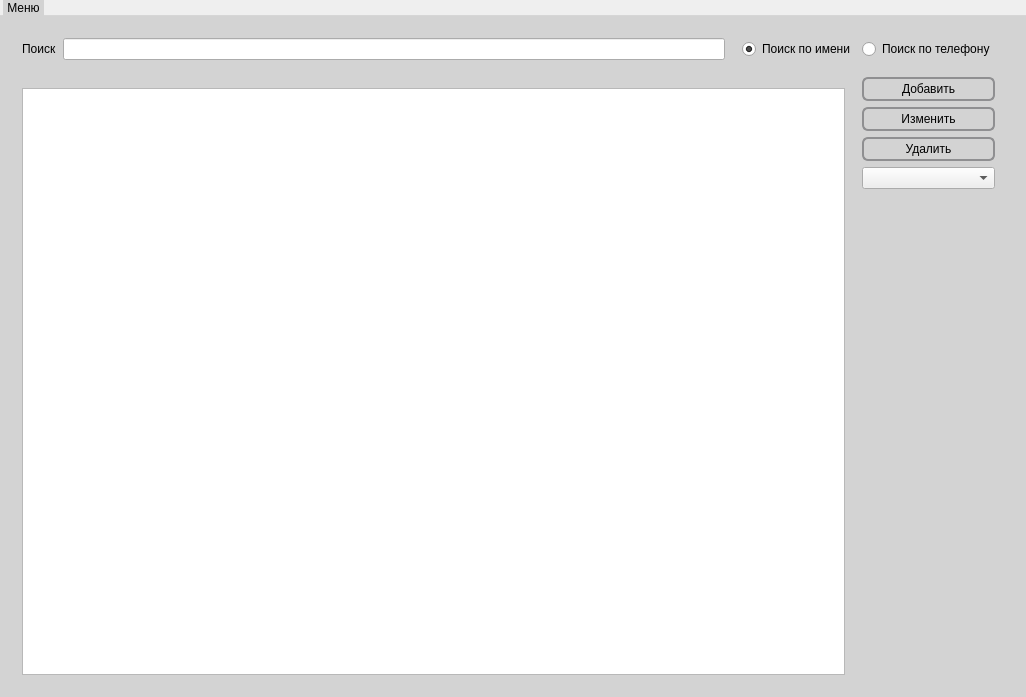
<?xml version="1.0" encoding="UTF-8"?>
<ui version="4.0">
 <class>MainWindow</class>
 <widget class="QMainWindow" name="MainWindow">
  <property name="geometry">
   <rect>
    <x>0</x>
    <y>0</y>
    <width>1026</width>
    <height>697</height>
   </rect>
  </property>
  <property name="windowTitle">
   <string>MainWindow</string>
  </property>
  <property name="styleSheet">
   <string notr="true">QMainWindow{
background-color: lightgray;
color: white;
}
QMainWindow::separator {
    background: yellow;
    width: 10px; 
    height: 10px; 
}

QMainWindow::separator:hover {
    background: red;
}

QMenu {
    background-color: #ABABAB; /* sets background of the menu */
    border: 1px solid black;
}

QMenu::item {
    /* sets background of menu item. set this to something non-transparent
        if you want menu color and menu item color to be different */
    background-color: transparent;
}

QMenu::item:selected { /* when user selects item using mouse or keyboard */
    background-color: #363534;
}
QMenuBar {
    background-color: qlineargradient(x1:0, y1:0, x2:0, y2:1,
                                      stop:0 lightgray, stop:1 darkgray);
    spacing: 3px; /* spacing between menu bar items */
}

QMenuBar::item {
    padding: 1px 4px;
    background: transparent;
    border-radius: 4px;
}

QMenuBar::item:selected { /* when selected using mouse or keyboard */
    background: #a8a8a8;
}

QMenuBar::item:pressed {
    background: #888888;
}

QPushButton {
    border: 2px solid #8f8f91;
    border-radius: 6px;
    background-color: qlineargradient(x1: 0, y1: 0, x2: 0, y2: 1,
                                      stop: 0 #f6f7fa, stop: 1 #dadbde);
    min-width: 80px;
	height: 20px;
}

QPushButton:pressed {
    background-color: qlineargradient(x1: 0, y1: 0, x2: 0, y2: 1,
                                      stop: 0 #dadbde, stop: 1 #f6f7fa);
}

QPushButton:flat {
    border: none; /* no border for a flat push button */
}

QPushButton:default {
    border-color: navy; /* make the default button prominent */
}

QRadioButton {
	color:black;
}

QLabel {
	color: black;
}</string>
  </property>
  <widget class="QWidget" name="centralWidget">
   <layout class="QGridLayout" name="gridLayout_4">
    <item row="0" column="0">
     <widget class="QStackedWidget" name="stackedWidget_2">
      <property name="currentIndex">
       <number>0</number>
      </property>
      <widget class="QWidget" name="page_3">
       <layout class="QGridLayout" name="gridLayout_2">
        <item row="0" column="0">
         <layout class="QHBoxLayout" name="horizontalLayout">
          <item>
           <widget class="QLabel" name="label_5">
            <property name="styleSheet">
             <string notr="true"/>
            </property>
            <property name="text">
             <string>Поиск</string>
            </property>
           </widget>
          </item>
          <item>
           <widget class="QLineEdit" name="searchEdit"/>
          </item>
         </layout>
        </item>
       </layout>
      </widget>
      <widget class="QWidget" name="page_4">
       <layout class="QGridLayout" name="gridLayout_5">
        <item row="0" column="0">
         <layout class="QHBoxLayout" name="horizontalLayout_2">
          <item>
           <widget class="QLabel" name="label_6">
            <property name="styleSheet">
             <string notr="true"/>
            </property>
            <property name="text">
             <string>Поиск</string>
            </property>
           </widget>
          </item>
          <item>
           <widget class="QLineEdit" name="searchEdit_2"/>
          </item>
         </layout>
        </item>
       </layout>
      </widget>
     </widget>
    </item>
    <item row="0" column="1">
     <widget class="QRadioButton" name="nameRadioBtn">
      <property name="enabled">
       <bool>true</bool>
      </property>
      <property name="tabletTracking">
       <bool>false</bool>
      </property>
      <property name="acceptDrops">
       <bool>false</bool>
      </property>
      <property name="styleSheet">
       <string notr="true"/>
      </property>
      <property name="text">
       <string>Поиск по имени</string>
      </property>
      <property name="checked">
       <bool>true</bool>
      </property>
     </widget>
    </item>
    <item row="0" column="2">
     <widget class="QRadioButton" name="phoneRadioBtn">
      <property name="styleSheet">
       <string notr="true"/>
      </property>
      <property name="text">
       <string>Поиск по телефону</string>
      </property>
     </widget>
    </item>
    <item row="1" column="2">
     <widget class="QPushButton" name="btnAdd">
      <property name="tabletTracking">
       <bool>false</bool>
      </property>
      <property name="text">
       <string>Добавить</string>
      </property>
     </widget>
    </item>
    <item row="2" column="2">
     <widget class="QPushButton" name="btnEdit">
      <property name="acceptDrops">
       <bool>false</bool>
      </property>
      <property name="text">
       <string>Изменить</string>
      </property>
     </widget>
    </item>
    <item row="3" column="2">
     <widget class="QPushButton" name="btnDel">
      <property name="text">
       <string>Удалить</string>
      </property>
     </widget>
    </item>
    <item row="5" column="3">
     <spacer name="verticalSpacer">
      <property name="orientation">
       <enum>Qt::Vertical</enum>
      </property>
      <property name="sizeHint" stdset="0">
       <size>
        <width>20</width>
        <height>607</height>
       </size>
      </property>
     </spacer>
    </item>
    <item row="4" column="2">
     <widget class="QComboBox" name="comboBox"/>
    </item>
    <item row="1" column="0" rowspan="5" colspan="2">
     <widget class="QStackedWidget" name="stackedWidget">
      <property name="currentIndex">
       <number>0</number>
      </property>
      <widget class="QWidget" name="page">
       <layout class="QGridLayout" name="gridLayout">
        <item row="0" column="0">
         <widget class="QTableView" name="tableView">
          <property name="styleSheet">
           <string notr="true">QTableView {
    selection-background-color: darkgray;
}

QTableView QTableCornerButton::section {
    background: red;
    border: 2px outset red;
}

QTableView::indicator:unchecked {
    background-color: #d7d6d5
}</string>
          </property>
          <property name="sortingEnabled">
           <bool>true</bool>
          </property>
         </widget>
        </item>
       </layout>
      </widget>
      <widget class="QWidget" name="page_2">
       <layout class="QGridLayout" name="gridLayout_3">
        <item row="0" column="0">
         <widget class="QTableView" name="tableAll"/>
        </item>
       </layout>
      </widget>
     </widget>
    </item>
   </layout>
  </widget>
  <widget class="QMenuBar" name="menuBar">
   <property name="geometry">
    <rect>
     <x>0</x>
     <y>0</y>
     <width>1026</width>
     <height>19</height>
    </rect>
   </property>
   <widget class="QMenu" name="menu">
    <property name="title">
     <string>Меню</string>
    </property>
    <widget class="QMenu" name="theme">
     <property name="enabled">
      <bool>false</bool>
     </property>
     <property name="title">
      <string>Тема</string>
     </property>
     <addaction name="ligthAction"/>
     <addaction name="darkAction"/>
    </widget>
    <addaction name="pdfBtn"/>
    <addaction name="printBtn"/>
    <addaction name="info"/>
    <addaction name="separator"/>
    <addaction name="trayAct"/>
    <addaction name="theme"/>
    <addaction name="separator"/>
    <addaction name="quit"/>
   </widget>
   <addaction name="menu"/>
  </widget>
  <action name="action_3">
   <property name="text">
    <string>Выйти из программы</string>
   </property>
  </action>
  <action name="info">
   <property name="text">
    <string>Инфо</string>
   </property>
  </action>
  <action name="action">
   <property name="text">
    <string>Сохранить</string>
   </property>
  </action>
  <action name="action_2">
   <property name="text">
    <string>Загрузить</string>
   </property>
  </action>
  <action name="printBtn">
   <property name="text">
    <string>Печать(html)</string>
   </property>
  </action>
  <action name="pdfBtn">
   <property name="text">
    <string>Печать(.pdf)</string>
   </property>
  </action>
  <action name="ligthAction">
   <property name="checkable">
    <bool>true</bool>
   </property>
   <property name="checked">
    <bool>true</bool>
   </property>
   <property name="text">
    <string>Светлая</string>
   </property>
  </action>
  <action name="darkAction">
   <property name="checkable">
    <bool>true</bool>
   </property>
   <property name="text">
    <string>Тёмная</string>
   </property>
  </action>
  <action name="quit">
   <property name="text">
    <string>Выход</string>
   </property>
  </action>
  <action name="trayAct">
   <property name="checkable">
    <bool>true</bool>
   </property>
   <property name="text">
    <string>Сворачивать в трей</string>
   </property>
  </action>
 </widget>
 <layoutdefault spacing="6" margin="11"/>
 <resources/>
 <connections/>
</ui>
